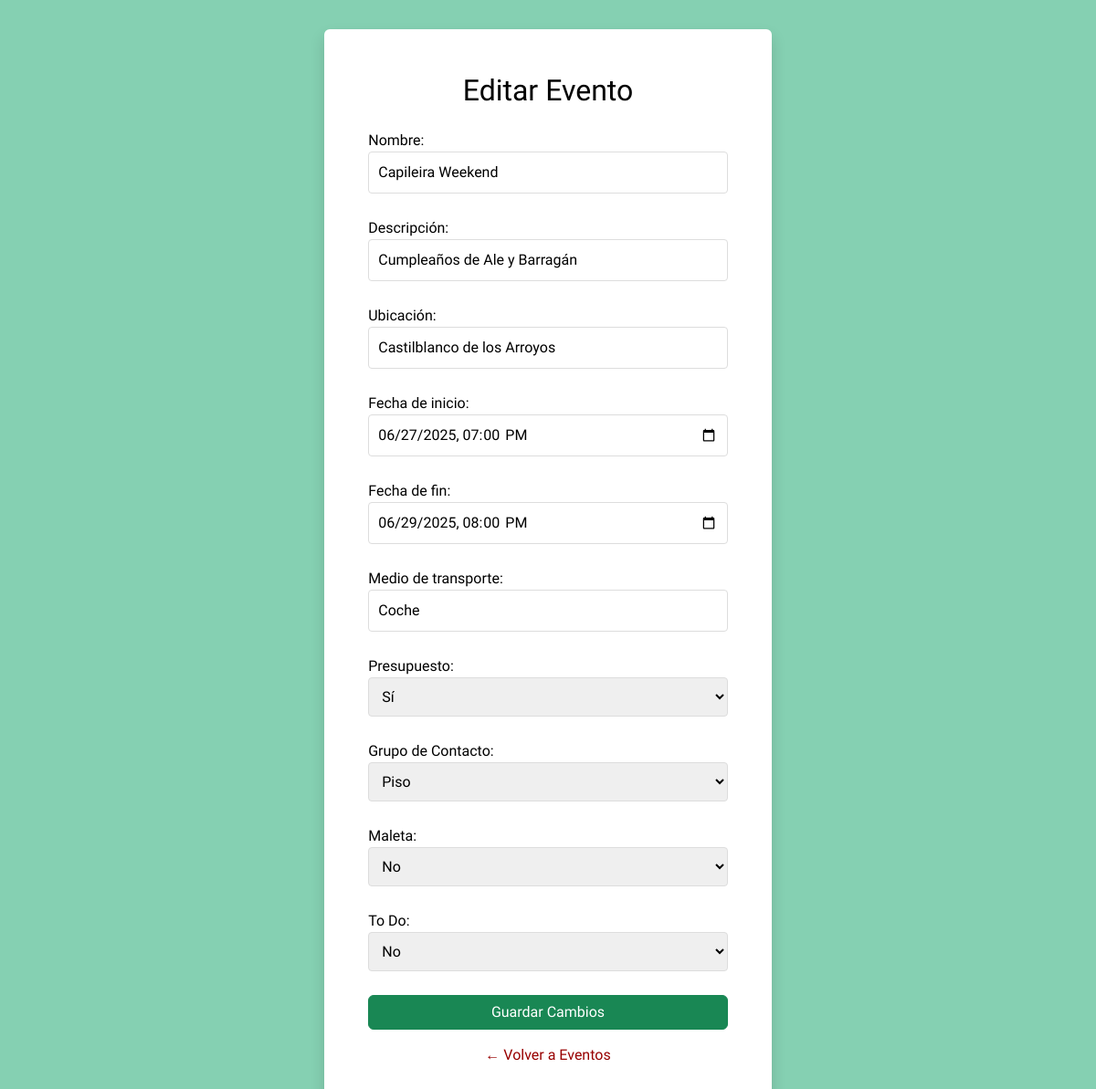
Screenshot of /eventos/update/2 (signed in) with the database file from the repository.
### meetLink/models.py (models this page shows, shortened)
class Evento(models.Model):
    nombre = models.CharField(max_length=25, verbose_name="Nombre")
    descripcion = models.CharField(max_length=50, verbose_name="Descripción")
    ubicacion = models.CharField(max_length=50, default="Por definir", verbose_name="Ubicación")
    fecha_inicio = models.DateTimeField(verbose_name="Fecha de inicio")
    fecha_fin = models.DateTimeField(verbose_name="Fecha de fin")
    transporte = models.CharField(max_length=20, verbose_name="Medio de transporte")
    presupuesto = models.BooleanField(default=False, verbose_name="Presupuesto")
    grupo = models.ForeignKey('GrupoContacto', on_delete=models.SET_NULL, null=True, blank=True, verbose_name="Grupo de Contacto")
    maleta = models.BooleanField(default=False, verbose_name="Maleta")
    todo = models.BooleanField(default=False, verbose_name="To Do")
    p_alojamiento = models.DecimalField(decimal_places=2, max_digits=10, default=0.00)
    p_transporte = models.DecimalField(decimal_places=2, max_digits=10, default=0.00)
    p_comida = models.DecimalField(decimal_places=2, max_digits=10, default=0.00)
    p_otros = models.DecimalField(decimal_places=2, max_digits=10, default=0.00)
    usuario = models.ForeignKey(Usuario, on_delete=models.CASCADE, verbose_name='Usuario')
    class Meta:
        verbose_name = "Evento"
        verbose_name_plural = "Eventos"

class GrupoContacto(models.Model):
    nombre = models.CharField(max_length=20, verbose_name="Nombre del grupo")
    descripcion = models.CharField(max_length=40, verbose_name="Descripción del grupo")
    integrantes = models.ManyToManyField('Contacto', blank=True, verbose_name="Integrantes (Mantén Ctrl para seleccionar varios)")
    usuario = models.ForeignKey(Usuario, on_delete=models.CASCADE, verbose_name="Usuario")
    def __str__(self):
        return self.nombre
    class Meta:
        verbose_name = "Grupo de contacto"
        verbose_name_plural = "Grupos de contacto"

### meetLink/views.py (the view, shortened to what this page needs)
# urls.py: path('eventos/update/<int:pk>', EventosUpdateView.as_view(), name='eventos_update'),
class EventosUpdateView(LoginRequiredMixin, UpdateView):
    model = Evento
    form_class = EventoUpdateForm
    template_name = 'meetLink/eventos/eventos_update.html'
    success_url = reverse_lazy('eventos')
    def get_object(self, queryset = None):
        return get_object_or_404(Evento, pk = self.kwargs['pk'], usuario = self.request.user)
    def get_form_kwargs(self):
        kwargs = super().get_form_kwargs()
        kwargs['user'] = self.request.user
        return kwargs

### meetLink/forms.py (shortened to what this page needs)
class EventoUpdateForm(forms.ModelForm):
    class Meta:
        model = Evento
        fields = [
            'nombre', 'descripcion', 'ubicacion', 'fecha_inicio', 'fecha_fin',
            'transporte', 'presupuesto', 'grupo', 'maleta', 'todo'
        ]
        widgets = {
            'fecha_inicio': DateTimeLocalInput(),
            'fecha_fin': DateTimeLocalInput(),
            'presupuesto': forms.Select(choices=[(True, 'Sí'), (False, 'No')]),
            'maleta': forms.Select(choices=[(True, 'Sí'), (False, 'No')]),
            'todo': forms.Select(choices=[(True, 'Sí'), (False, 'No')]),
        }
    def __init__(self, *args, **kwargs):
        self.user = kwargs.pop('user')
        super().__init__(*args, **kwargs)
        self.fields['grupo'].queryset = GrupoContacto.objects.filter(usuario=self.user)
        self.fields['grupo'].empty_label = "Selecciona un grupo"

### meetLink/forms.py (called while the page is built)
    def format_value(self, value):
        if value is None:
            return ''
        return value.strftime('%Y-%m-%dT%H:%M')

### meetLink/templates/meetLink/eventos/eventos_update.html (shortened to what this page needs)
{% extends "meetLink/base.html" %}
{% block contenido %}
<div id="form" class="d-flex align-items-center justify-content-center" style="background-color: #85D0B2;">
    <div id="form-card" class="p-5 bg-white rounded shadow">
        <div class="content">
            <h2 class="mb-4 text-center">Editar Evento</h2>
            <form method="post">
                <div class="form-group">
                    {{ form.as_p }}
                </div>
                <button type="submit" class="btn btn-success w-100" alt="Guardar cambios">Guardar Cambios</button>
            </form>
            <p class="mt-3 text-center">
                <a href="{% url 'eventos' %}" alt="Volver a Eventos">← Volver a Eventos</a>
            </p>
        </div>
    </div>
</div>
{% endblock %}

### meetLink/static/css/styles.css (style rules this page uses)
:root { --negro: #000000; --blanco: #FFFFFF; --azul: #B5F8FE; --verde: #85D0B2; --aqua: #6BDBAD; --amarillo: #FFEDA4; --naranja: #FFC93F; --rojo: #FF6362; --rojo2: #980000; --sidebar-width: 220px; --sidebar-width-collapsed: 80px; }
*, *::before, *::after { box-sizing: border-box; }
html, body { height: 100%; margin: 0; padding: 0; background-color: var(--negro); font-family: "Lexend", sans-serif; overflow-x: hidden; }
.form-group input, .form-group select, .form-group textarea { width: 100%; padding: 10px; margin-bottom: 10px; border-radius: 4px; border: 1px solid #ddd; }
#form { display: flex !important; flex-direction: column !important; flex-grow: 1; height: max-content; min-height: 100vh; }
#form-card { color: var(--negro) !important; display: flex !important; flex-direction: column !important; justify-content: space-between !important; max-height: 90%; margin: 2rem; }
a { color: var(--rojo2); text-decoration: none; }

### rows the page displays
Evento: nombre "Capileira Weekend", descripcion "Cumpleaños de Ale y Barragán", ubicacion "Castilblanco de los Arroyos", fecha_inicio "06/27/2025 19:00", fecha_fin "06/29/2025 20:00", transporte "Coche", presupuesto "Sí", grupo "Piso", maleta "No", todo "No"
